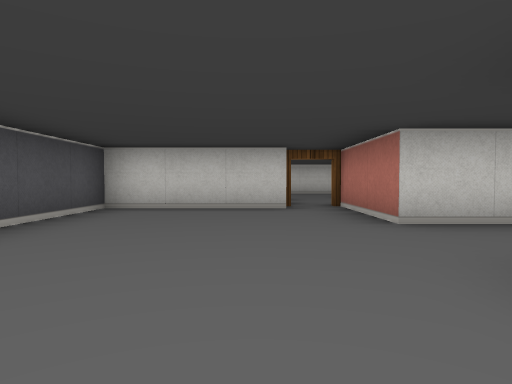
view 1 (above)

18 first-person views from a walk through a cub3D maze. The camera is about half as high as the walls, tilts 2° down and sees 75° across. The floor is counted in squares. Each view is taken from the middle of a square. On the plan, view 1 faces up. The plan holds only what a view shows up to about 9 squares ahead; the rest is blank.

view 2
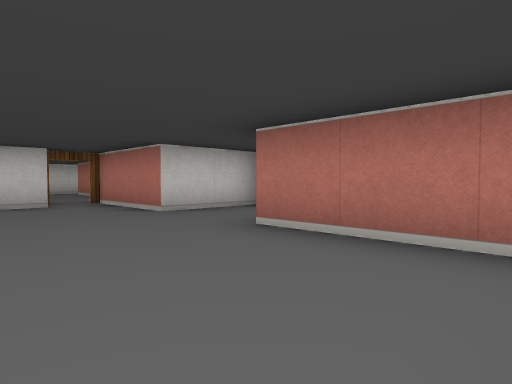

view 3
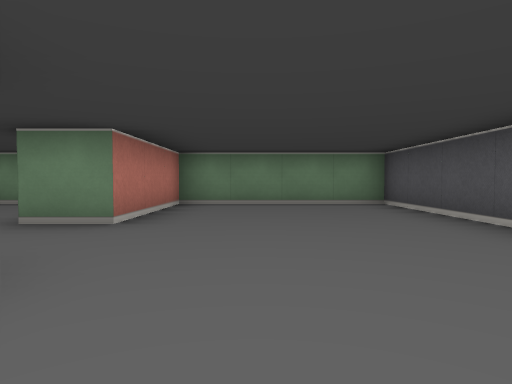

view 4
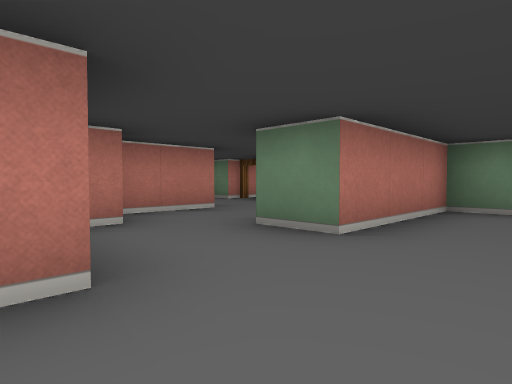

view 5
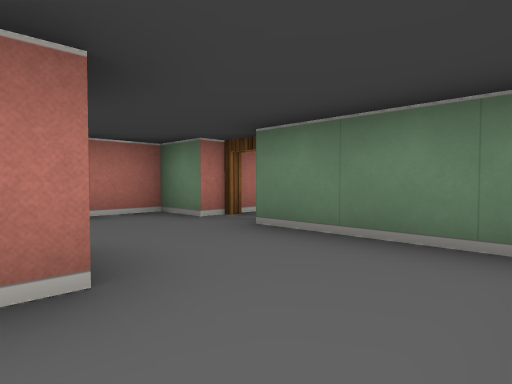

view 6
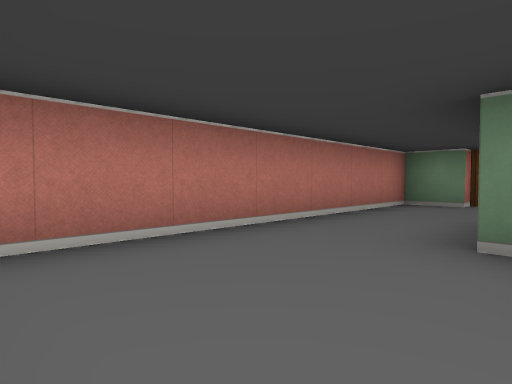

view 7
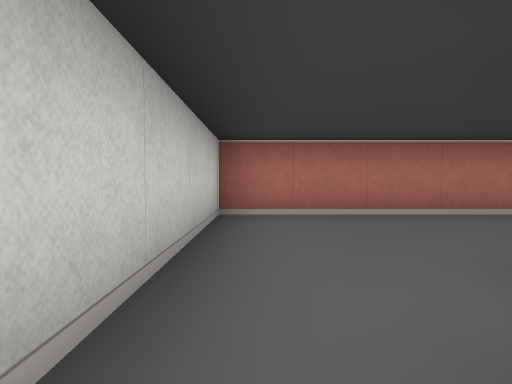

view 8
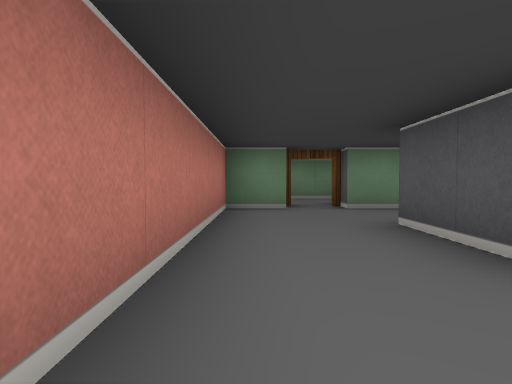

view 9
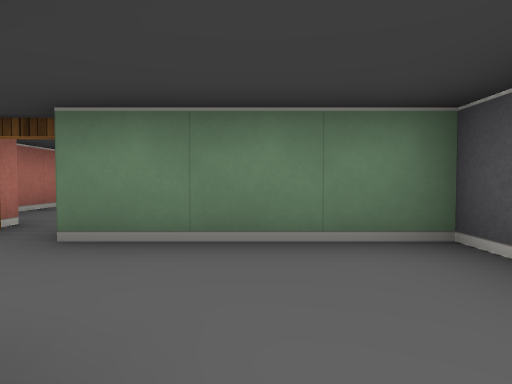

view 10
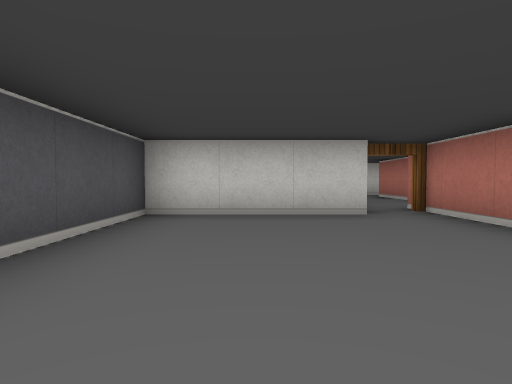

view 11
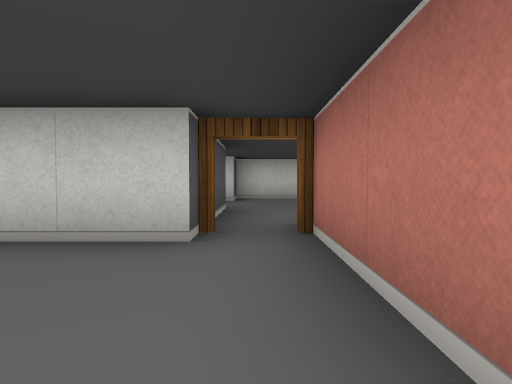

view 12
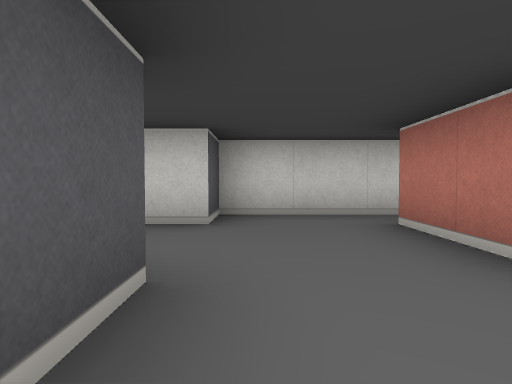

view 13
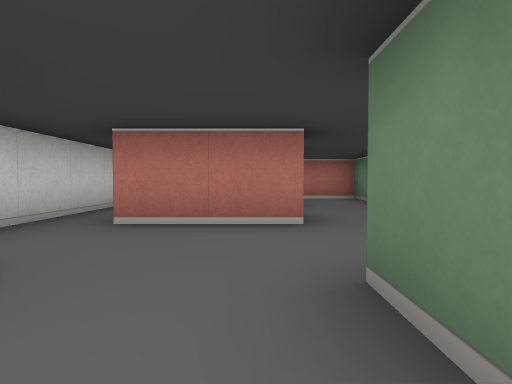

view 14
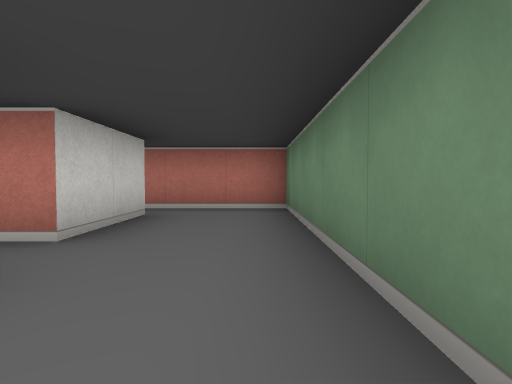

view 15
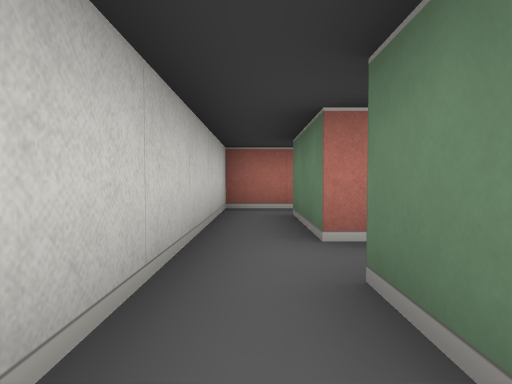

view 16
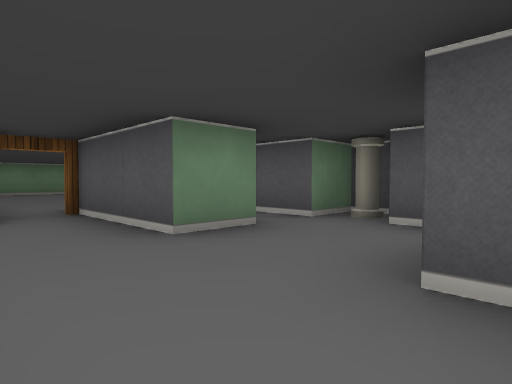

view 17
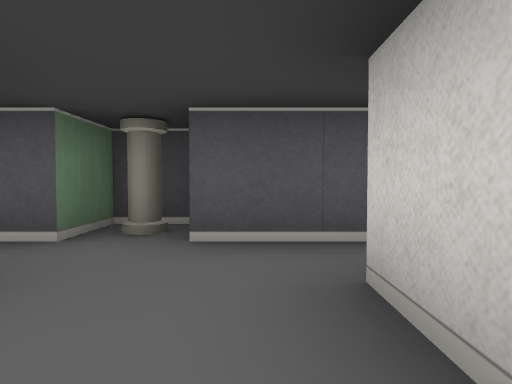

view 18
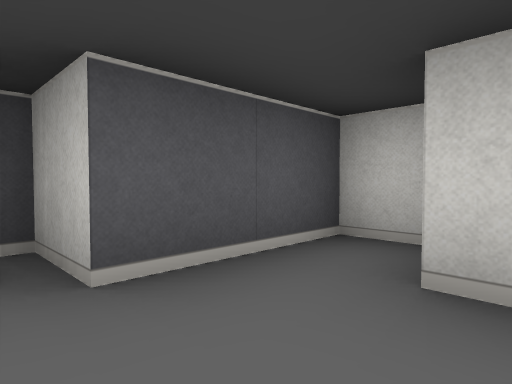

### Floor plan
Points are (right, up) in squares from view 1. A wall is a line through its corners. A room is listed if a view was taken in it or the views show most of it. See-through windows are left out.
Room 1 (views 1, 2, 3, 4, 10, 11)
walls: (2.5, 3.5) (1.5, 3.5) (1.5, 6.5); (3.5, 2.4) (3.5, 2.9); (0.5, 5.5) (-2.5, 5.5) (-2.5, -1.5) (1.5, -1.5) (1.5, 1.5)
ways out: open door at (1, 6) to room 3; opening at (2, 2)
Room 2 (views 5, 6, 7, 8, 9)
walls: (5.5, 2.1) (5.5, 0.5); (4.5, 0.4) (4.5, 2.1); (6.5, -1.5) (7.5, -1.5) (7.5, 5.5) (3.6, 5.5); (2.5, -0.9) (2.5, -1.5) (5.5, -1.5)
ways out: opening at (3, 1); open door at (6, -2)
Room 3 (views 12, 14, 15, 16, 17, 18)
walls: (-0.5, 8.5) (0.5, 8.5) (0.5, 5.5); (2.5, 8.5) (2.5, 10.5); (2.5, 11.5) (0.5, 11.5) (0.5, 10.5) (-0.5, 10.5)
ways out: open door at (1, 6) to room 1; opening at (0, 9.5) to room 4; opening at (3, 11) to room 7; opening at (3, 7.5) to room 8
Room 4 (view 13)
walls: (-0.8, 11.5) (-1.5, 11.5) (-1.5, 9.5) (-2.5, 9.5) (-2.5, 8.5) (-1.5, 8.5) (-1.5, 7.5)
ways out: opening at (0, 9.5) to room 3
objects: pillar (-2, 9)
Room 5 (no view inside)
walls: (6.5, 8.5) (4.5, 8.5); (4.6, 6.5) (7.5, 6.5) (7.5, 8.9)
ways out: opening at (7, 9.5) to room 6; opening at (5.5, 7.5) to room 8
Room 6 (no view inside)
walls: (7.5, 10.4) (7.5, 11.5) (4.5, 11.5); (4.5, 10.5) (6.5, 10.5)
ways out: opening at (7, 9.5) to room 5; opening at (5.5, 11) to room 7
Room 7 (no view inside)
walls: (2.5, 10.5) (3.5, 10.5); (4.5, 8.5) (4.5, 10.5); (4.5, 11.5) (2.5, 11.5)
ways out: opening at (3, 11) to room 3; opening at (5.5, 11) to room 6; opening at (4, 9.5) to room 8
Room 8 (no view inside)
walls: (2.6, 6.5) (4.6, 6.5)
ways out: opening at (3, 7.5) to room 3; opening at (5.5, 7.5) to room 5; opening at (4, 9.5) to room 7

Where each view was taken, in squares from view 1:
view 1: 0 up, 0 right, facing up
view 2: 1 down, 1 left, facing up-right
view 3: 5 up, 0 right, facing down
view 4: 4 up, 0 right, facing down-right
view 5: 1 up, 3 right, facing down-right
view 6: 5 up, 5 right, facing down-right
view 7: 5 up, 3 right, facing right
view 8: 4 up, 7 right, facing down
view 9: 1 up, 4 right, facing down
view 10: 1 up, 1 left, facing up
view 11: 3 up, 1 right, facing up
view 12: 7 up, 1 right, facing up
view 13: 9 up, 1 left, facing right
view 14: 7 up, 2 right, facing right
view 15: 11 up, 2 right, facing right
view 16: 11 up, 2 right, facing down-left
view 17: 10 up, 1 right, facing left
view 18: 9 up, 0 right, facing up-left
